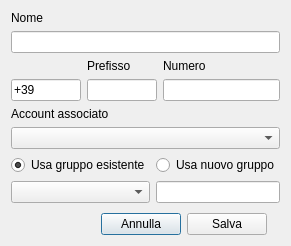
<?xml version="1.0" encoding="UTF-8"?>
<ui version="4.0">
 <class>editcontattodialog</class>
 <widget class="QDialog" name="editcontattodialog">
  <property name="geometry">
   <rect>
    <x>0</x>
    <y>0</y>
    <width>291</width>
    <height>246</height>
   </rect>
  </property>
  <property name="windowTitle">
   <string>Modifica Contatto</string>
  </property>
  <property name="windowIcon">
   <iconset resource="resources.qrc">
    <normaloff>:/resource/jacksms_logo_normal.png</normaloff>:/resource/jacksms_logo_normal.png</iconset>
  </property>
  <layout class="QVBoxLayout" name="verticalLayout">
   <item>
    <layout class="QGridLayout" name="gridLayout">
     <item row="1" column="0">
      <widget class="QLineEdit" name="nome">
       <property name="readOnly">
        <bool>false</bool>
       </property>
      </widget>
     </item>
     <item row="0" column="0">
      <widget class="QLabel" name="label">
       <property name="text">
        <string>Nome</string>
       </property>
      </widget>
     </item>
     <item row="4" column="0">
      <widget class="QComboBox" name="comboaccount"/>
     </item>
     <item row="3" column="0">
      <widget class="QLabel" name="label_3">
       <property name="text">
        <string>Account associato</string>
       </property>
      </widget>
     </item>
     <item row="5" column="0">
      <layout class="QGridLayout" name="gridLayout_2">
       <item row="1" column="0">
        <widget class="QComboBox" name="ComboGruppo"/>
       </item>
       <item row="0" column="1">
        <widget class="QRadioButton" name="radioNuovo">
         <property name="text">
          <string>Usa nuovo gruppo</string>
         </property>
        </widget>
       </item>
       <item row="1" column="1">
        <widget class="QLineEdit" name="nuovogruppo"/>
       </item>
       <item row="0" column="0">
        <widget class="QRadioButton" name="radioEsistente">
         <property name="text">
          <string>Usa gruppo esistente</string>
         </property>
         <property name="checked">
          <bool>true</bool>
         </property>
        </widget>
       </item>
      </layout>
     </item>
     <item row="2" column="0">
      <layout class="QGridLayout" name="gridLayout_3">
       <item row="1" column="0">
        <widget class="QLineEdit" name="intPref">
         <property name="maximumSize">
          <size>
           <width>70</width>
           <height>16777215</height>
          </size>
         </property>
         <property name="text">
          <string>+39</string>
         </property>
        </widget>
       </item>
       <item row="1" column="1">
        <widget class="QLineEdit" name="pref">
         <property name="sizePolicy">
          <sizepolicy hsizetype="Minimum" vsizetype="Fixed">
           <horstretch>0</horstretch>
           <verstretch>0</verstretch>
          </sizepolicy>
         </property>
         <property name="minimumSize">
          <size>
           <width>40</width>
           <height>0</height>
          </size>
         </property>
         <property name="maximumSize">
          <size>
           <width>70</width>
           <height>16777215</height>
          </size>
         </property>
        </widget>
       </item>
       <item row="1" column="2">
        <widget class="QLineEdit" name="num"/>
       </item>
       <item row="0" column="0">
        <widget class="QLabel" name="label_4">
         <property name="text">
          <string/>
         </property>
        </widget>
       </item>
       <item row="0" column="1">
        <widget class="QLabel" name="label_5">
         <property name="sizePolicy">
          <sizepolicy hsizetype="Minimum" vsizetype="Preferred">
           <horstretch>0</horstretch>
           <verstretch>0</verstretch>
          </sizepolicy>
         </property>
         <property name="text">
          <string>Prefisso</string>
         </property>
        </widget>
       </item>
       <item row="0" column="2">
        <widget class="QLabel" name="label_6">
         <property name="text">
          <string>Numero</string>
         </property>
        </widget>
       </item>
      </layout>
     </item>
    </layout>
   </item>
   <item>
    <spacer name="verticalSpacer">
     <property name="orientation">
      <enum>Qt::Vertical</enum>
     </property>
     <property name="sizeHint" stdset="0">
      <size>
       <width>20</width>
       <height>2</height>
      </size>
     </property>
    </spacer>
   </item>
   <item>
    <layout class="QHBoxLayout" name="horizontalLayout">
     <item>
      <spacer name="horizontalSpacer">
       <property name="orientation">
        <enum>Qt::Horizontal</enum>
       </property>
       <property name="sizeHint" stdset="0">
        <size>
         <width>40</width>
         <height>20</height>
        </size>
       </property>
      </spacer>
     </item>
     <item>
      <widget class="QPushButton" name="annulla">
       <property name="sizePolicy">
        <sizepolicy hsizetype="Minimum" vsizetype="Minimum">
         <horstretch>0</horstretch>
         <verstretch>0</verstretch>
        </sizepolicy>
       </property>
       <property name="text">
        <string>Annulla</string>
       </property>
       <property name="icon">
        <iconset resource="resources.qrc">
         <normaloff>:/resource/rimuovi.png</normaloff>:/resource/rimuovi.png</iconset>
       </property>
       <property name="iconSize">
        <size>
         <width>16</width>
         <height>16</height>
        </size>
       </property>
      </widget>
     </item>
     <item>
      <widget class="QPushButton" name="salva">
       <property name="sizePolicy">
        <sizepolicy hsizetype="Minimum" vsizetype="Minimum">
         <horstretch>0</horstretch>
         <verstretch>0</verstretch>
        </sizepolicy>
       </property>
       <property name="text">
        <string>Salva</string>
       </property>
       <property name="icon">
        <iconset resource="resources.qrc">
         <normaloff>:/resource/salva.png</normaloff>:/resource/salva.png</iconset>
       </property>
       <property name="iconSize">
        <size>
         <width>16</width>
         <height>16</height>
        </size>
       </property>
      </widget>
     </item>
     <item>
      <widget class="QLabel" name="labelSpin">
       <property name="text">
        <string/>
       </property>
      </widget>
     </item>
    </layout>
   </item>
  </layout>
 </widget>
 <tabstops>
  <tabstop>nome</tabstop>
  <tabstop>intPref</tabstop>
  <tabstop>pref</tabstop>
  <tabstop>num</tabstop>
  <tabstop>comboaccount</tabstop>
  <tabstop>radioEsistente</tabstop>
  <tabstop>radioNuovo</tabstop>
  <tabstop>ComboGruppo</tabstop>
  <tabstop>nuovogruppo</tabstop>
  <tabstop>annulla</tabstop>
  <tabstop>salva</tabstop>
 </tabstops>
 <resources>
  <include location="resources.qrc"/>
 </resources>
 <connections/>
</ui>
